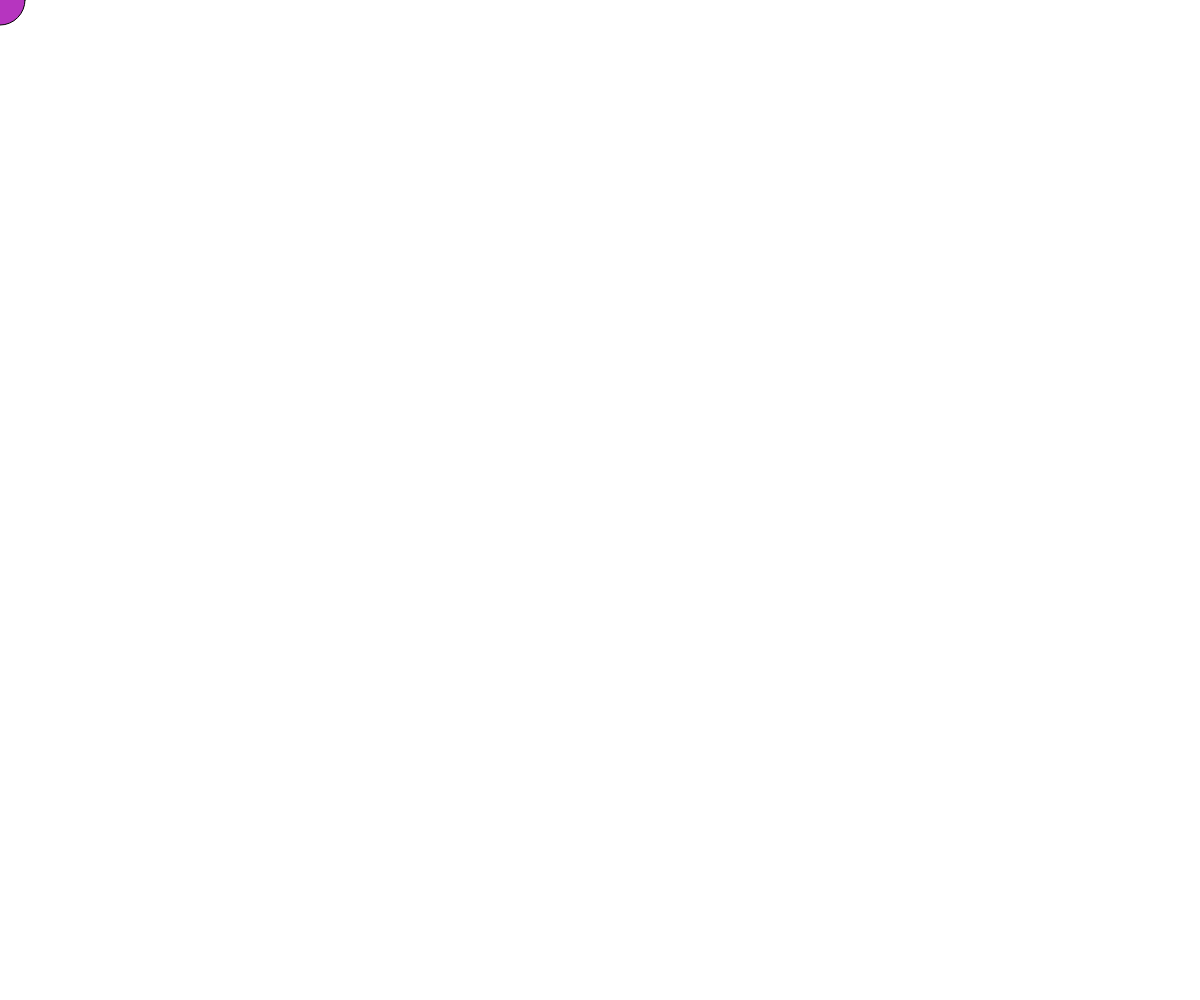
Frame 1 (no input)
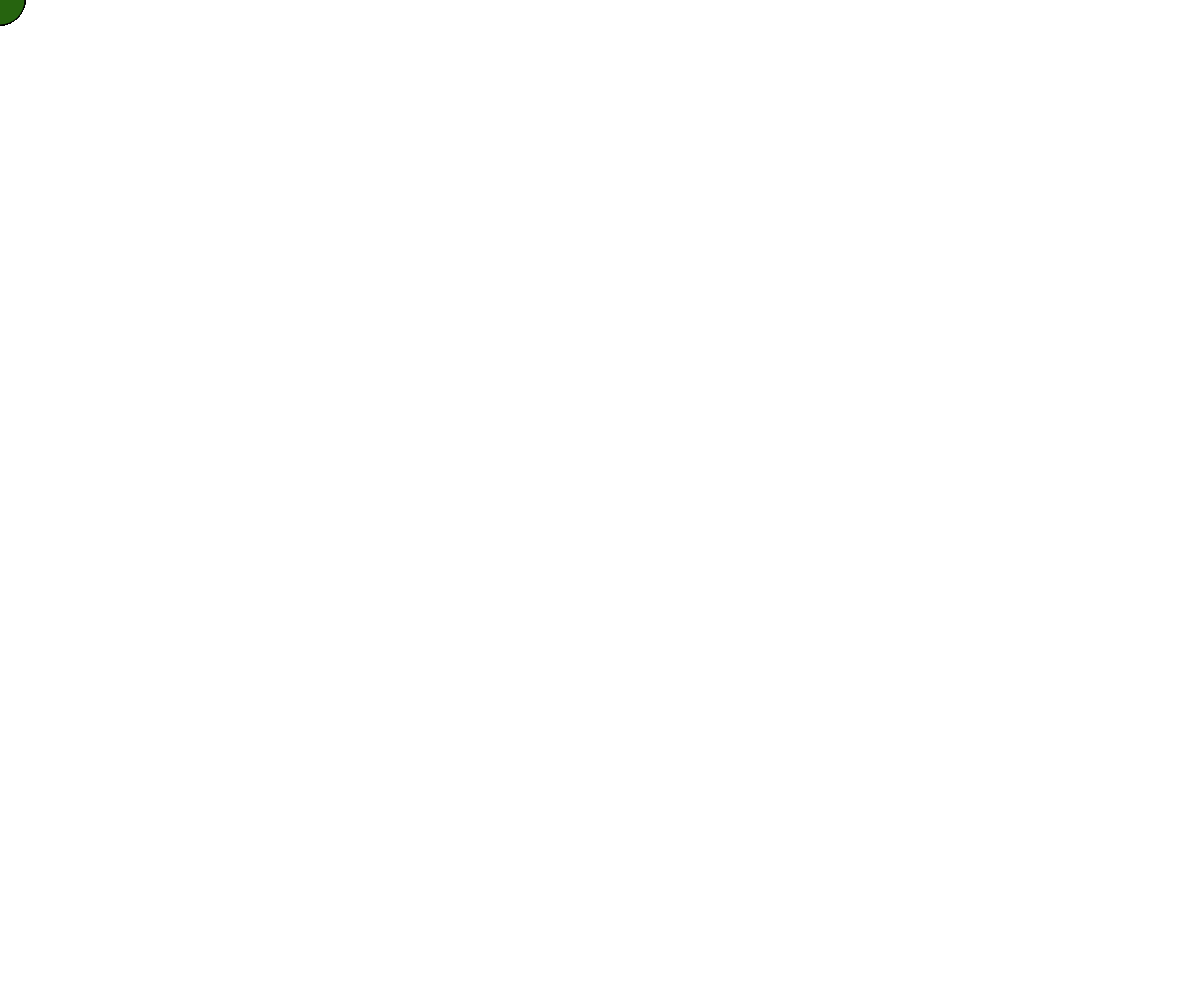
Frame 60 (no input)
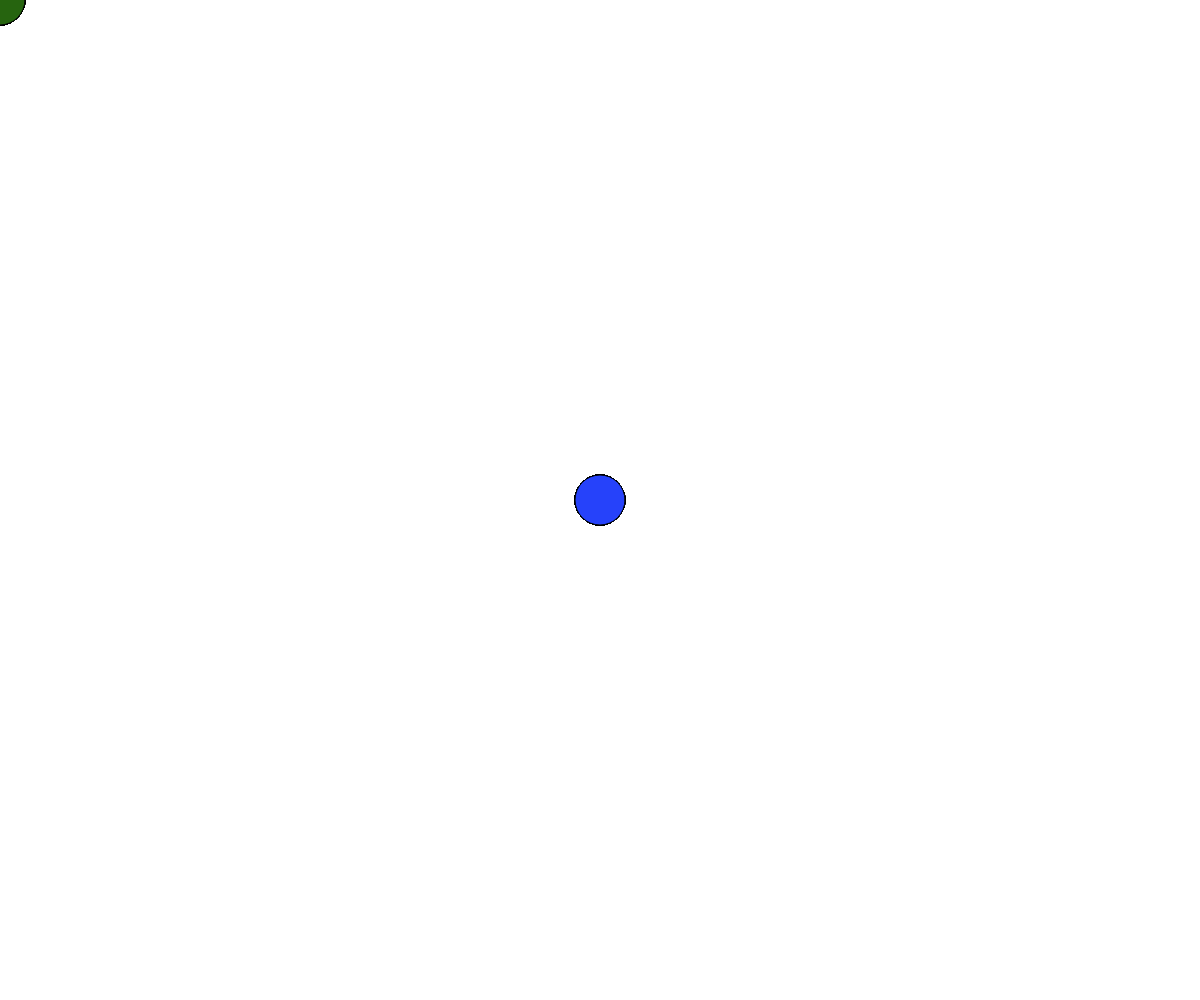
Frame 120 (the mouse pressed at the canvas centre since frame 60)

The p5.js sketch that drew these frames (run headless with seeded random() and noise() and a simulated clock; from frame 60 on, the mouse is pressed at the canvas centre):

// p5.js sketch
// ── sketch.js
// Object Intro
// Noah Flynn
// March 4th, 2018


let ball = {
  x: 200,
  y: 300,
  radius: 50,
};




function setup() {
  createCanvas(windowWidth, windowHeight);
  background(255);
  noCursor();
}

function draw() {
  fill(random(255), random(255), random(255));
  ball.x = mouseX;
  ball.y = mouseY;
  ellipse(ball.x, ball.y, ball.radius, ball.radius);
}
